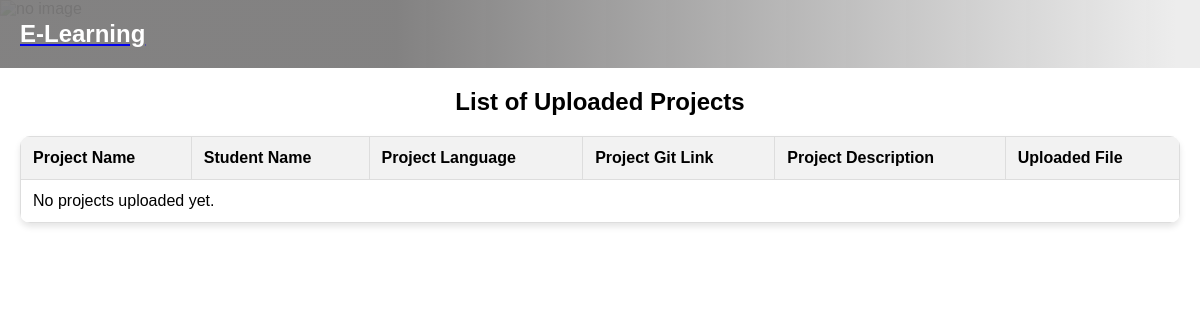
The page /accounts/project_list/ (signed in) on the database as committed earlier.
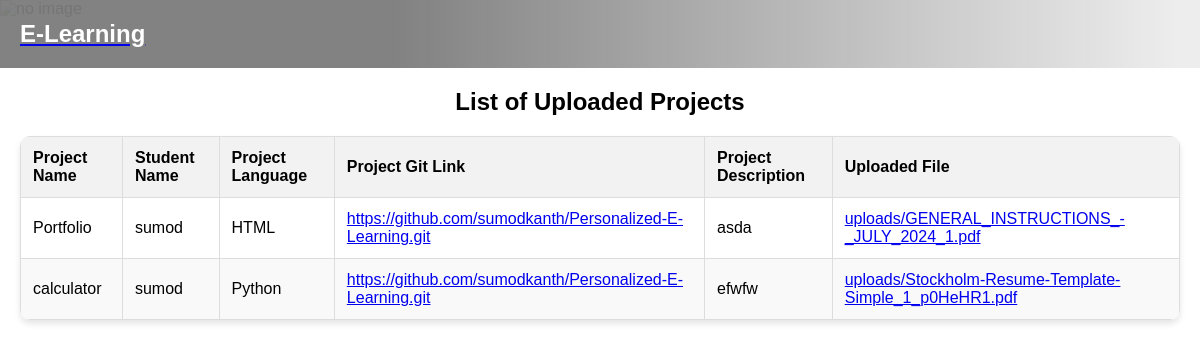
The same page on the database as committed later.
### accounts/models.py (models this page shows, shortened)
class UploadedFile(models.Model):
    file = models.FileField(upload_to='uploads/')
    student = models.ForeignKey(settings.AUTH_USER_MODEL, on_delete=models.CASCADE)
    project_name = models.CharField(max_length=100)
    project_language = models.CharField(max_length=50)
    git_link = models.URLField()
    project_description = models.TextField()
    score = models.FloatField(null=True, blank=True)

class CustUser(AbstractUser):
    phone = models.IntegerField(null=True)
    options = (
        ('Male', 'Male'),
        ('Female', 'Female'),
        ('Others', 'Others')
    )
    COURSE_CHOICES = [
        ('Python', 'Python'),
        ('HTML', 'HTML'),
        ('PHP', 'PHP'),
        ('None', 'None')# SELECTING COURSE
    ]
    gender = models.CharField(max_length=100, choices=options, null=True, default='Male')
    age = models.IntegerField(null=True)
    Course = models.CharField(max_length=10, choices=COURSE_CHOICES, default='None', null=True, blank=True)
    is_student = models.BooleanField(null=True, blank=True, default=False)
    is_faculty = models.BooleanField(null=True, blank=True, default=False)
    is_hr = models.BooleanField(null=True, blank=True, default=False)
    is_active_basic = models.BooleanField(default=False, null=True, blank=True)
    is_active_inter = models.BooleanField(default=False, null=True, blank=True)
    is_active_adv = models.BooleanField(default=False, null=True, blank=True)
    is_active_coding = models.BooleanField(default=False, null=True, blank=True)

### accounts/views.py (the view)
# urls.py: path('project_list/', project_list, name='project_list'),
@login_required
def project_list(request):
    users=request.user
    print(users)
    projects = UploadedFile.objects.filter(student=users)
    return render(request, 'project_list.html', {'projects': projects})

### exam/templates/project_list.html (shortened to what this page needs)
<!DOCTYPE html>
<html lang="en">
{% load static %}
<head>
</head>
<body>
    <section id="one">
        <nav class="navbar">
            <div class="nav-logo">
                <a href="{% url 'h' %}"><h2>E-Learning</h2></a>
            </div>
        </nav>
    </section>
<div class="bg-img">
    <img src="{% static 'images/learning.jpg' %}" alt="no image">
</div>
    <div class="container">
        <h2 style="text-align:center">List of Uploaded Projects</h2>
        <table>
            <thead>
                <tr>
                    <th>Project Name</th>
                    <th>Student Name</th>
                    <th>Project Language</th>
                    <th>Project Git Link</th>
                    <th>Project Description</th>
                    <th>Uploaded File</th>
                </tr>
            </thead>
            <tbody>
                {% for project in projects %}
                <tr>
                    <td>{{ project.project_name }}</td>
                    <td>{{ project.student }}</td>
                    <td>{{ project.project_language }}</td>
                    <td><a href="{{ project.git_link }}">{{ project.git_link }}</a></td>
                    <td>{{ project.project_description }}</td>
                    <td><a href="{% url 'download_project' project.id %}">{{ project.file.name }}</a></td>
                </tr>
                {% empty %}
                <tr>
                    <td colspan="6">No projects uploaded yet.</td>
                </tr>
                {% endfor %}
            </tbody>
        </table>
    </div>
</body>
</html>

Rows that differ between the two databases and show on the page:
added UploadedFile: project_name "Portfolio", student "sumod", project_language "HTML", git_link "https://github.com/sumodkanth/Personalized-E-Learning.git", project_description "asda", file.name "uploads/GENERAL_INSTRUCTIONS_-_JULY_2024_1.pdf"
added UploadedFile: project_name "calculator", student "sumod", project_language "Python", git_link "https://github.com/sumodkanth/Personalized-E-Learning.git", project_description "efwfw", file.name "uploads/Stockholm-Resume-Template-Simple_1_p0HeHR1.pdf"
Other text that changed with them:
text no longer shown: "No projects uploaded yet."
